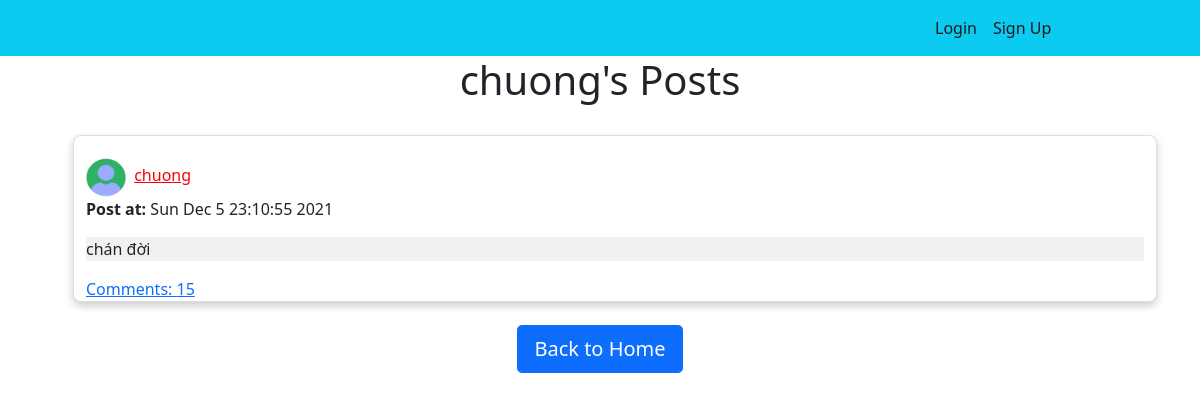
The page /posts/2 on the database its author committed.
### models.py (models this page shows, shortened)
class User(db.Model, UserMixin):
    __tablename__ = 'users'
    id = db.Column(db.Integer, primary_key=True)
    username = db.Column(db.String(64), unique=True, index=True)
    email = db.Column(db.String(150), unique= True)
    img = db.Column(db.Text, nullable = True)
    password_hash = db.Column(db.String(128))
    posts = db.relationship('Post', backref="author", lazy=True)
    comments = db.relationship('Comment', backref="user_comment", lazy=True)
    followed = db.relationship('Follow', foreign_keys=[Follow.follower_id], backref=db.backref('follower', lazy='joined'), lazy=True, cascade='all, delete-orphan')
    followers = db.relationship('Follow', foreign_keys=[Follow.followed_id], backref=db.backref('followed', lazy='joined'), lazy=True, cascade='all, delete-orphan')
    @property
    def password(self):
        raise AttributeError('password is not a readable attribute')

class Post(db.Model):
    __tablename__ = 'posts'
    id = db.Column(db.Integer, primary_key=True)
    img = db.Column(db.Text, nullable = True)
    body = db.Column(db.Text)
    timestamp = db.Column(db.DateTime, index=True, default=datetime.now)
    author_id = db.Column(db.Integer, db.ForeignKey('users.id'))
    comments = db.relationship('Comment', backref="post_comment", lazy=True)

### views.py (the view)
@views.route("/posts/<author_id>")
def posts(author_id):
    user = User.query.filter_by(id=author_id).first()
    username = user.username
    users = User.query.order_by(User.id.desc()).all()
    if not user:
        flash('No user with that username exists.', category='error')
        return redirect(url_for('views.home'))
    posts = Post.query.filter_by(author_id=user.id).all()
    return render_template("userpost.html", user=current_user, posts=posts, username=username, author=user, users = users)

### templates/userpost.html (shortened to what this page needs)
{% extends "base.html" %} {% block title %}Home{% endblock %} {% block content
    %}
    <h1 align="center">{{username}}'s Posts</h1>
        <ul class="list-group list-group-flush" id="notes">
        {% for post in posts %}
        <li class="list-group-item">
            <div class ="card" style="display: flex;">
                <div class="container">
                    {% if post.author_id == user.id %}
                    <span>
                        {% for u in users %}
                            {% if post.author_id == u.id %}
                                <img src="/static/{{u.img}}" onerror="this.onerror=null;this.src='/static/default-image.jpg';" alt="Avatar" style="width:40px; height: 40px;">
                            {% endif %}
                        {% endfor %}
                        <a href="/profile/{{post.author_id}}"  class="link-success" style="margin-left: 4px;"><b> You </b></a></span>
                    {% else %}
                    <span>{% for u in users %}
                        {% if post.author_id == u.id %}
                          <img src="/static/{{u.img}}" onerror="this.onerror=null;this.src='/static/default-image.jpg';" alt="Avatar" style="width:40px; height: 40px;">
                        {% endif %}
                      {% endfor %}
                      <a href="/profile/{{post.author_id}}"  class="link-dark" style="color:#FF0000;margin-left: 4px;">{{ post.author.username}}</a></span>
                    {% endif %}
                    <p><b>Post at: </b>{{post.timestamp.strftime("%c")}}</p>
                    <div class="body" style="background-color: rgb(241, 241, 241)"><p>{{ post.body }}</p></div>
                    <a href="#comments" class="viewbutton">Comments: {{post.comments|length}}</a>
                </div>
            </div>
        </li>
        {% endfor %}
        </ul>
        <div align="center">
            <a href="/profile/{{author.id}}"><button type="button" class="btn btn-primary btn-lg">Back to Home</button></a>
        </div>
    {% endblock %}

### static/home.css (style rules this page uses)
.card { box-shadow: 0 4px 8px 0 rgba(0,0,0,0.2); transition: 0.3s; width: 100%; margin: 15px; border-radius: 8px; }

### rows shown on the page
User: username "chuong", img (placeholder picture)
Post: author.username "chuong", timestamp "Sun Dec 5 23:10:55 2021", body "chán đời", comments|length "15"
